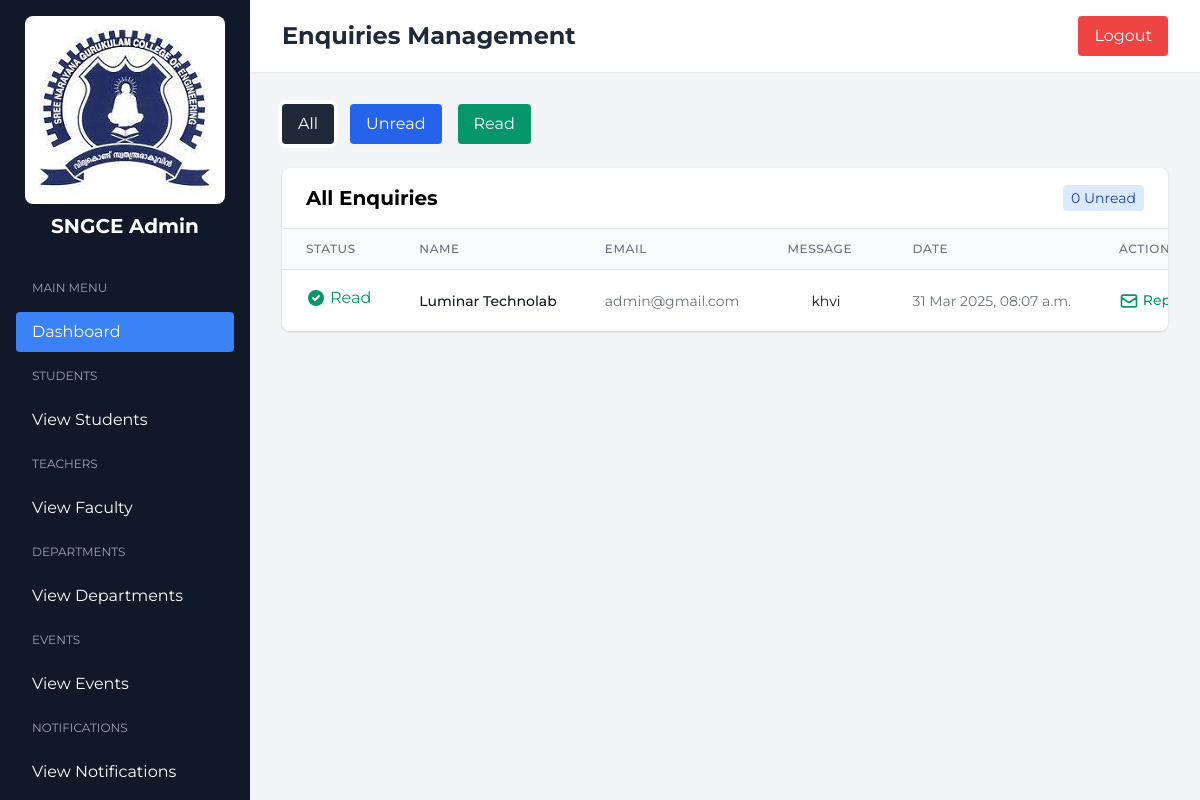
The page /enquiries/ on the database its author committed.
### accounts/models.py (models this page shows, shortened)
class Enquiry(models.Model):
    name = models.CharField(max_length=100)
    email = models.EmailField()
    message = models.TextField()
    created_at = models.DateTimeField(auto_now_add=True)
    is_read = models.BooleanField(default=False)  # New field to track read status
    class Meta:
        verbose_name_plural = "Enquiries"
        ordering = ['-created_at']

### adminpage/views.py (the view)
# urls.py: path('enquiries/',enquiry, name='enquiries'),
def enquiry(request):
    enquiries = Enquiry.objects.all()
    context = {
        'enquiries': enquiries,
    }
    return render(request, 'enquiries.html', context)

### adminpage/templatetags/enquiry_filters.py (called while the page is built)
@register.filter
def filter_unread(enquiries):
    return [enquiry for enquiry in enquiries if not enquiry.is_read]

### adminpage/templates/enquiries.html (shortened to what this page needs)
{% extends 'admin_home.html' %}
{% load static %}
{% block adminhome %}
<main class="main-content min-h-screen bg-gray-100">
    <header class="bg-white shadow-sm">
        <div class="flex justify-between items-center px-8 py-4">
            <h2 class="text-2xl font-bold text-gray-800">Enquiries Management</h2>
            <div class="flex items-center space-x-4">
                <a href="{% url 'logout' %}" class="bg-red-500 text-white px-4 py-2 rounded hover:bg-red-600">
                    Logout
                </a>
            </div>
        </div>
    </header>
    <div class="p-8">
        <div class="mb-6 flex flex-wrap gap-4">
            <button id="showAll" class="bg-gray-800 text-white px-4 py-2 rounded hover:bg-gray-900 active">All</button>
            <button id="showUnread" class="bg-blue-600 text-white px-4 py-2 rounded hover:bg-blue-700">Unread</button>
            <button id="showRead" class="bg-green-600 text-white px-4 py-2 rounded hover:bg-green-700">Read</button>
        </div>
        <div class="bg-white rounded-lg shadow overflow-hidden">
            <div class="px-6 py-4 border-b flex justify-between items-center">
                <h3 class="text-xl font-bold">All Enquiries</h3>
                <div class="text-sm text-gray-500">
                    <span id="unreadCount" class="bg-blue-100 text-blue-800 px-2 py-1 rounded">
                        {% load enquiry_filters %}
                        {{ enquiries|dictsortreversed:"created_at"|filter_unread|length }} Unread
                    </span>
                </div>
            </div>
            <div class="overflow-x-auto">
                <table class="min-w-full divide-y divide-gray-200">
                    <thead class="bg-gray-50">
                        <tr>
                            <th scope="col" class="px-6 py-3 text-left text-xs font-medium text-gray-500 uppercase tracking-wider">
                                Status
                            </th>
                            <th scope="col" class="px-6 py-3 text-left text-xs font-medium text-gray-500 uppercase tracking-wider">
                                Name
                            </th>
                            <th scope="col" class="px-6 py-3 text-left text-xs font-medium text-gray-500 uppercase tracking-wider">
                                Email
                            </th>
                            <th scope="col" class="px-6 py-3 text-left text-xs font-medium text-gray-500 uppercase tracking-wider">
                                Message
                            </th>
                            <th scope="col" class="px-6 py-3 text-left text-xs font-medium text-gray-500 uppercase tracking-wider">
                                Date
                            </th>
                            <th scope="col" class="px-6 py-3 text-left text-xs font-medium text-gray-500 uppercase tracking-wider">
                                Actions
                            </th>
                        </tr>
                    </thead>
                    <tbody class="bg-white divide-y divide-gray-200">
                        {% for enquiry in enquiries %}
                        <tr class="enquiry-row {% if not enquiry.is_read %}unread-row bg-blue-50{% else %}read-row{% endif %}">
                            <td class="px-6 py-4 whitespace-nowrap">
                                <button
                                    onclick="toggleReadStatus('{{ enquiry.id }}', this)"
                                    class="read-toggle {% if enquiry.is_read %}text-green-600{% else %}text-blue-600{% endif %} hover:text-gray-900"
                                    data-read="{{ enquiry.is_read|lower }}"
                                >
                                    {% if enquiry.is_read %}
                                    <span class="flex items-center">
                                        <svg xmlns="http://www.w3.org/2000/svg" class="h-5 w-5 mr-1" viewBox="0 0 20 20" fill="currentColor">
                                            <path fill-rule="evenodd" d="M10 18a8 8 0 100-16 8 8 0 000 16zm3.707-9.293a1 1 0 00-1.414-1.414L9 10.586 7.707 9.293a1 1 0 00-1.414 1.414l2 2a1 1 0 001.414 0l4-4z" clip-rule="evenodd" />
                                        </svg>
                                        Read
                                    </span>
                                    {% endif %}
                                </button>
                            </td>
                            <td class="px-6 py-4 whitespace-nowrap">
                                <div class="text-sm font-medium text-gray-900 {% if not enquiry.is_read %}font-bold{% endif %}">
                                    {{ enquiry.name }}
                                </div>
                            </td>
                            <td class="px-6 py-4 whitespace-nowrap">
                                <div class="text-sm text-gray-500">{{ enquiry.email }}</div>
                            </td>
                            <td class="px-12 py-4">
                                <div class="text-sm text-gray-900 max-w-xs overflow-hidden" style="text-overflow: ellipsis; white-space: nowrap;">
                                    {{ enquiry.message|truncatechars:50 }}
                                </div>
                            </td>
                            <td class="px-6 py-4 whitespace-nowrap">
                                <div class="text-sm text-gray-500">{{ enquiry.created_at|date:"d M Y, h:i a" }}</div>
                            </td>
                            <td class="px-6 py-4 whitespace-nowrap text-sm font-medium">
                                <a href="mailto:{{ enquiry.email }}" target="_blank" class="text-green-600 hover:text-green-900 mr-3">
                                    <svg xmlns="http://www.w3.org/2000/svg" class="h-5 w-5 inline" fill="none" viewBox="0 0 24 24" stroke="currentColor">
                                        <path stroke-linecap="round" stroke-linejoin="round" stroke-width="2" d="M3 8l7.89 5.26a2 2 0 002.22 0L21 8M5 19h14a2 2 0 002-2V7a2 2 0 00-2-2H5a2 2 0 00-2 2v10a2 2 0 002 2z" />
                                    </svg>
                                    Reply
                                </a>
                            </td>
                        </tr>
                        {% empty %}
                        <tr>
                            <td colspan="6" class="px-6 py-4 text-center text-sm text-gray-500">
                                No enquiries found.
                            </td>
                        </tr>
                        {% endfor %}
                    </tbody>
                </table>
            </div>
        </div>
    </div>
</main>
{% endblock %}

### adminpage/templates/admin_home.html (style rules this page uses)
body { font-family: 'Montserrat', sans-serif; }
.main-content { margin-left: 250px; transition: margin-left 0.3s; }

### adminpage/templates/enquiries.html (style rules this page uses)
button.active { box-shadow: 0 0 0 2px white, 0 0 0 4px currentColor; }

### rows shown on the page
Enquiry: is_read True (drawn), name "Luminar Technolab", email "admin@gmail.com", message "khvi", created_at "31 Mar 2025, 08:07 a.m."

### other values the page prints
{{ enquiries|dictsortreversed:"created_at"|filter_unread|length }} "0"
